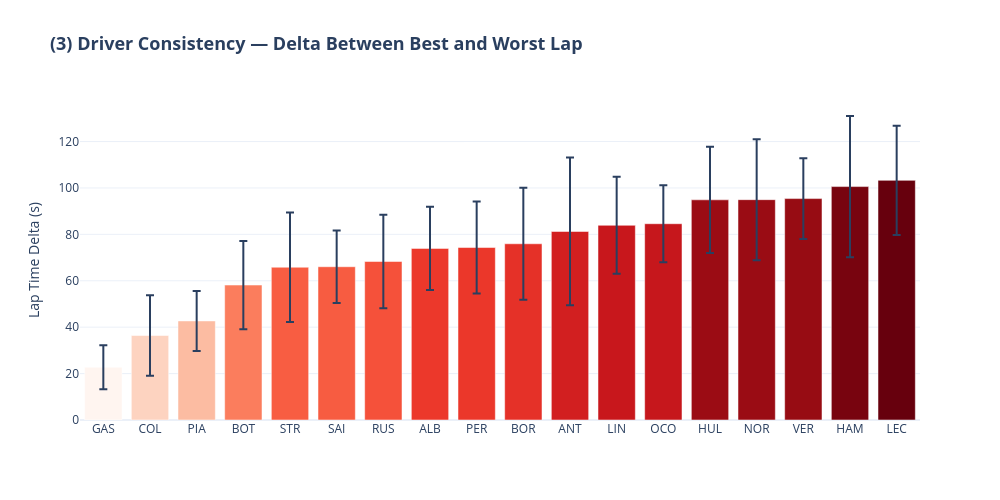

The code cell stored with this chart in its notebook:
### Code cell
import numpy as np

# add standard error and CI to consistency DataFrame
consistency['se'] = consistency['delta'] / np.sqrt(
    final_df.groupby('driver_code')['lap_number']
    .nunique()
    .reset_index()['lap_number'])

consistency['ci'] = 1.96 * consistency['se']

# bar chart with error bars
fig3 = px.bar(
    data_frame=consistency,
    x='driver_code',
    y='delta',
    error_y='ci',
    color='delta',
    color_continuous_scale=px.colors.sequential.Reds,
    title='(3) Driver Consistency — Delta Between Best and Worst Lap',
    labels={'driver_code': '',
            'delta': 'Lap Time Delta (s)'},
    width=1000,
    height=500
)

fig3.update_layout(
    title_font=dict(size=18, weight='bold'),
    coloraxis_showscale=False,
    xaxis=dict(categoryorder='total ascending')
)

fig3.show()

### Figure 1 — Plotly figure (JSON) as saved in the notebook; plotly's stock layout.template omitted (floating-point values rounded to 4 significant figures)
{"data": [{"error_y": {"array": [9.502, 17.32, 12.91, 19.0, 23.56, 15.58, 20.18, 17.98, 19.82, 24.15, 31.85, 20.88, 16.58, 22.89, 26.06, 17.36, 30.42, 23.53]}, "hovertemplate": "=%{x}<br>Lap Time Delta (s)=%{marker.color}<extra></extra>", "legendgroup": "", "marker": {"color": [22.74, 36.43, 42.69, 58.15, 65.83, 66.05, 68.31, 73.95, 74.32, 75.94, 81.24, 83.9, 84.58, 94.88, 94.95, 95.41, 100.6, 103.3], "coloraxis": "coloraxis", "pattern": {"shape": ""}}, "name": "", "orientation": "v", "showlegend": false, "textposition": "auto", "type": "bar", "x": ["GAS", "COL", "PIA", "BOT", "STR", "SAI", "RUS", "ALB", "PER", "BOR", "ANT", "LIN", "OCO", "HUL", "NOR", "VER", "HAM", "LEC"], "xaxis": "x", "y": [22.74, 36.43, 42.69, 58.15, 65.83, 66.05, 68.31, 73.95, 74.32, 75.94, 81.24, 83.9, 84.58, 94.88, 94.95, 95.41, 100.6, 103.3], "yaxis": "y"}], "layout": {"barmode": "relative", "coloraxis": {"colorbar": {"title": {"text": "Lap Time Delta (s)"}}, "colorscale": [[0, "rgb(255,245,240)"], [0.125, "rgb(254,224,210)"], [0.25, "rgb(252,187,161)"], [0.375, "rgb(252,146,114)"], [0.5, "rgb(251,106,74)"], [0.625, "rgb(239,59,44)"], [0.75, "rgb(203,24,29)"], [0.875, "rgb(165,15,21)"], [1, "rgb(103,0,13)"]], "showscale": false}, "height": 500, "legend": {"tracegroupgap": 0}, "title": {"font": {"size": 18, "weight": "bold"}, "text": "(3) Driver Consistency — Delta Between Best and Worst Lap"}, "width": 1000, "xaxis": {"anchor": "y", "categoryorder": "total ascending", "domain": [0, 1], "title": {"text": ""}}, "yaxis": {"anchor": "x", "domain": [0, 1], "title": {"text": "Lap Time Delta (s)"}}}}
